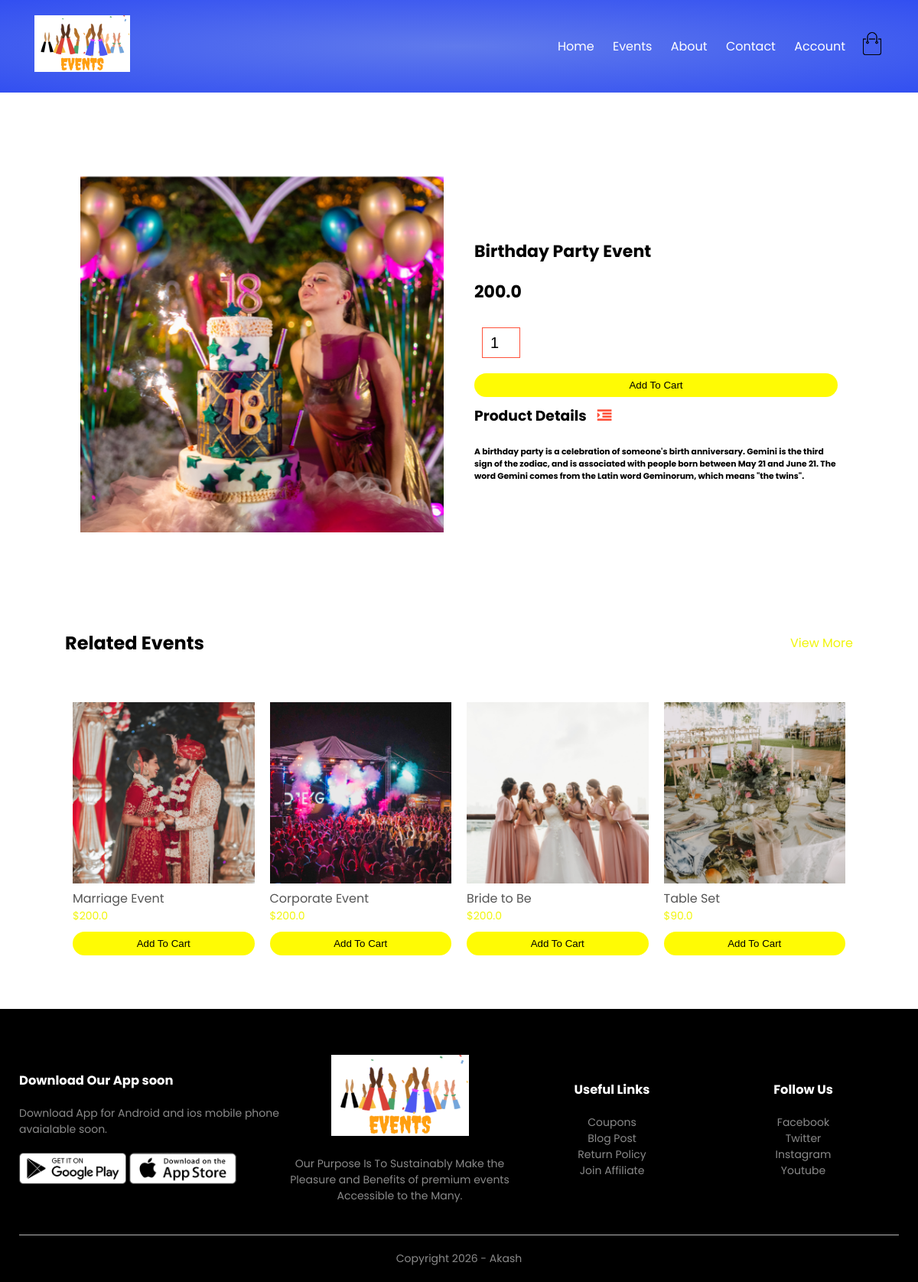
Screenshot of /eventdetails/4 with the database file from the repository.
### events/models.py (models this page shows, shortened)
class Event(models.Model):
    LIVE=1
    DELETE=0
    DELETE_CHOICES=((LIVE,'Live'),(DELETE,'Delete'))
    title=models.CharField(max_length=200)
    quote=models.FloatField()
    description=models.TextField()
    image=models.ImageField(upload_to='media/')
    priority=models.IntegerField(default=0)
    create_at=models.DateTimeField(auto_now_add=True)
    updated_at=models.DateTimeField(auto_now=True)

### events/views.py (the view)
# urls.py: path('eventdetails/<pk>',views.eventdetails,name='eventdetails'),
def eventdetails(request,pk):
    event=Event.objects.get(pk=pk)
    related_events=Event.objects.exclude(pk=pk).order_by('priority')[:4]
    context={'event':event, 'related_events':related_events}
    return render(request,'eventdetails.html',context)

### templates/eventdetails.html
{% extends 'blanklayout.html' %}
{% block content %}
{% include 'singleevent_details.html' %}
{% endblock content %}

### templates/singleevent_details.html (shortened to what this page needs)
{% load static %}
<div class="small-container single-product">
    <div class="row">
        <div class="col-2">
            <img src="{{ event.image.url }}" width="100%" id="ProductImg">
        </div>
        <div class="col-2">
            <h4 class="price">{{ event.title }}</h4>
            <h4 class="price">{{ event.quote }}</h4>
            <form method="post" action="{% url 'add_to_cart' event.id %}" style="display:inline;">
                <input type="number" name="guestcount" value="1" min="1">
                <button type="submit" class="btn">Add To Cart</button>
            </form>
            <h3>Product Details <i class="fa fa-indent"></i></h3>
            <br>
            <h6>{{ event.description }}</h6>
        </div>
    </div>
</div>
<div class="small-container">
    <div class="row row-2">
        <h2>Related Events</h2>
        <p>View More</p>
    </div>
</div>
<div class="small-container">
    <div class="row">
        {% for related_event in related_events %}
        <div class="col-4">
            <img src="{{ related_event.image.url }}" alt="{{ related_event.title }}">
            <h4>{{ related_event.title }}</h4>
            <p>${{ related_event.quote }}</p>
            <form method="post" action="{% url 'add_to_cart' related_event.id %}" style="display:inline;">
                <button type="submit" class="btn">Add To Cart</button>
            </form>
        </div>
        {% empty %}
        <p>No related events available.</p>
        {% endfor %}
    </div>
</div>

### static/css/style.css (style rules this page uses)
* { margin: 0; padding: 0; box-sizing: border-box; }
body { font-family: 'Poppins', sans-serif; }
p { color: #f1f50b; }
.row { display: flex; align-items: center; flex-wrap: wrap; justify-content: space-around; }
.col-2 { flex-basis: 50%; min-width: 300px; }
.col-2 img { max-width: 100%; padding: 50px 0; }
.btn { display: inline-block; background: #fffb04; color: rgb(0, 0, 0); padding: 8px 30px; margin: 30px 0; border-radius: 30px; transition: background 0.5s; }
.small-container { max-width: 1080px; margin: auto; padding-left: 25px; padding-right: 25px; }
.col-4 { flex-basis: 25%; padding: 10px; min-width: 200px; margin-bottom: 50px; transition: transform 0.5s; }
.col-4 img { width: 100%; }
.price { color: #000000; }
h4 { color: #555; font-weight: normal; }
.col-4 p { font-size: 14px; }
.row-2 { justify-content: space-between; margin: 100px auto 50px; }
.single-product { margin-top: 80px; }
.single-product .col-2 img { padding: 0; }
.single-product .col-2 { padding: 20px; }
.single-product h4 { margin: 20px 0; font-size: 22px; font-weight: bold; }
.single-product input { width: 50px; height: 40px; padding-left: 10px; font-size: 20px; margin-left: 10px; border: 1px solid #ff523b; margin-right: 10px; }
.single-product .fa { color: #ff523b; margin-left: 10px; }
form input { width: 100%; height: 30px; margin: 10px 0; padding: 0 10px; border: 1px solid #ccc; }
form .btn { width: 100%; border: none; cursor: pointer; margin: 10px 0; }

### rows the page displays
Event: image (picture), title "Birthday Party Event", quote "200.0", description "A birthday party is a celebration of someone's birth anniversary. Gemini is the third sign of the zodiac, and is associated with people born between May 21 and June 21. The word Gemini comes from the Latin word Geminorum, which means \"the twins\"."
Event: image (picture), title "Marriage Event", quote "200.0"
Event: image (picture), title "Corporate Event", quote "200.0"
Event: image (picture), title "Bride to Be", quote "200.0"
Event: image (picture), title "Table Set", quote "90.0"
